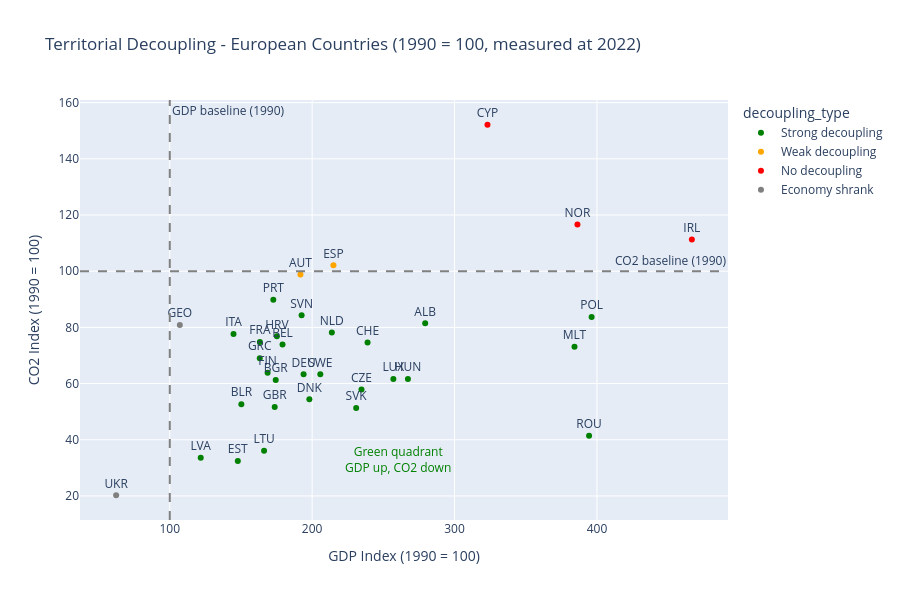

Notebook code cell kept with this figure:
### Code cell
# Finding countries with growing GDP and falling territorial CO2

latest = df_eu_indexed[df_eu_indexed['year'] == 2022].copy()
latest = latest.dropna(subset=['gdp_index', 'co2_index'])

# Classify countries
def classify_decoupling(row):
    gdp_grew = row['gdp_index'] > 120       # GDP grew more than 20%
    co2_fell = row['co2_index'] < 95        # CO2 fell more than 5%
    co2_stable = row['co2_index'] < 110     # CO2 roughly stable
    
    if gdp_grew and co2_fell:
        return 'Strong decoupling'
    elif gdp_grew and co2_stable:
        return 'Weak decoupling'
    elif gdp_grew:
        return 'No decoupling'
    else:
        return 'Economy shrank'

latest['decoupling_type'] = latest.apply(classify_decoupling, axis=1)

# Visualize
fig = px.scatter(
    latest,
    x='gdp_index',
    y='co2_index',
    color='decoupling_type',
    text='iso_code',
    title='Territorial Decoupling - European Countries (1990 = 100, measured at 2022)',
    labels={
        'gdp_index': 'GDP Index (1990 = 100)',
        'co2_index': 'CO2 Index (1990 = 100)'
    },
    color_discrete_map={
        'Strong decoupling': 'green',
        'Weak decoupling':   'orange',
        'No decoupling':     'red',
        'Economy shrank':    'gray'
    },
    height=600
)

# Reference lines
fig.add_hline(y=100, line_dash='dash', line_color='gray', annotation_text='CO2 baseline (1990)')
fig.add_vline(x=100, line_dash='dash', line_color='gray', annotation_text='GDP baseline (1990)')

# Green quadrant annotation
fig.add_annotation(
    x=260, y=33,
    text="Green quadrant<br>GDP up, CO2 down",
    showarrow=False,
    font=dict(color='green', size=12)
)

fig.update_traces(textposition='top center')
fig.show()

print("\nDecoupling classification:")
print(latest.groupby('decoupling_type')['country'].apply(list))

### Figure 1 — Plotly figure (JSON) as saved in the notebook; plotly's stock layout.template omitted (floating-point values rounded to 4 significant figures)
{"data": [{"hovertemplate": "decoupling_type=Strong decoupling<br>GDP Index (1990 = 100)=%{x}<br>CO2 Index (1990 = 100)=%{y}<br>iso_code=%{text}<extra></extra>", "legendgroup": "Strong decoupling", "marker": {"color": "green", "symbol": "circle"}, "mode": "markers+text", "name": "Strong decoupling", "orientation": "v", "showlegend": true, "text": ["ALB", "BEL", "BGR", "BLR", "CHE", "CZE", "DEU", "DNK", "EST", "FIN", "FRA", "GBR", "GRC", "HRV", "HUN", "ITA", "LTU", "LUX", "LVA", "MLT", "NLD", "POL", "PRT", "ROU", "SVK", "SVN", "SWE"], "textposition": "top center", "type": "scatter", "x": [279.4, 179.2, 174.4, 150.3, 238.9, 234.6, 194.0, 198.0, 147.8, 168.7, 163.3, 173.7, 163.2, 175.2, 267.2, 144.8, 166.2, 257.0, 121.7, 384.2, 213.8, 396.2, 172.7, 394.5, 230.9, 192.6, 205.7], "xaxis": "x", "y": [81.47, 73.89, 61.24, 52.67, 74.64, 57.86, 63.31, 54.4, 32.42, 63.84, 74.78, 51.69, 69.04, 76.84, 61.65, 77.61, 36.08, 61.6, 33.61, 73.09, 78.21, 83.67, 89.87, 41.46, 51.34, 84.31, 63.29], "yaxis": "y"}, {"hovertemplate": "decoupling_type=Weak decoupling<br>GDP Index (1990 = 100)=%{x}<br>CO2 Index (1990 = 100)=%{y}<br>iso_code=%{text}<extra></extra>", "legendgroup": "Weak decoupling", "marker": {"color": "orange", "symbol": "circle"}, "mode": "markers+text", "name": "Weak decoupling", "orientation": "v", "showlegend": true, "text": ["AUT", "ESP"], "textposition": "top center", "type": "scatter", "x": [191.8, 214.9], "xaxis": "x", "y": [98.81, 102.1], "yaxis": "y"}, {"hovertemplate": "decoupling_type=No decoupling<br>GDP Index (1990 = 100)=%{x}<br>CO2 Index (1990 = 100)=%{y}<br>iso_code=%{text}<extra></extra>", "legendgroup": "No decoupling", "marker": {"color": "red", "symbol": "circle"}, "mode": "markers+text", "name": "No decoupling", "orientation": "v", "showlegend": true, "text": ["CYP", "IRL", "NOR"], "textposition": "top center", "type": "scatter", "x": [323.1, 466.6, 386.3], "xaxis": "x", "y": [152.1, 111.3, 116.6], "yaxis": "y"}, {"hovertemplate": "decoupling_type=Economy shrank<br>GDP Index (1990 = 100)=%{x}<br>CO2 Index (1990 = 100)=%{y}<br>iso_code=%{text}<extra></extra>", "legendgroup": "Economy shrank", "marker": {"color": "gray", "symbol": "circle"}, "mode": "markers+text", "name": "Economy shrank", "orientation": "v", "showlegend": true, "text": ["GEO", "UKR"], "textposition": "top center", "type": "scatter", "x": [107.1, 62.34], "xaxis": "x", "y": [80.81, 20.25], "yaxis": "y"}], "layout": {"annotations": [{"showarrow": false, "text": "CO2 baseline (1990)", "x": 1, "xanchor": "right", "xref": "x domain", "y": 100, "yanchor": "bottom", "yref": "y"}, {"showarrow": false, "text": "GDP baseline (1990)", "x": 100, "xanchor": "left", "xref": "x", "y": 1, "yanchor": "top", "yref": "y domain"}, {"font": {"color": "green", "size": 12}, "showarrow": false, "text": "Green quadrant<br>GDP up, CO2 down", "x": 260, "y": 33}], "height": 600, "legend": {"title": {"text": "decoupling_type"}, "tracegroupgap": 0}, "shapes": [{"line": {"color": "gray", "dash": "dash"}, "type": "line", "x0": 0, "x1": 1, "xref": "x domain", "y0": 100, "y1": 100, "yref": "y"}, {"line": {"color": "gray", "dash": "dash"}, "type": "line", "x0": 100, "x1": 100, "xref": "x", "y0": 0, "y1": 1, "yref": "y domain"}], "title": {"text": "Territorial Decoupling - European Countries (1990 = 100, measured at 2022)"}, "xaxis": {"anchor": "y", "domain": [0, 1], "title": {"text": "GDP Index (1990 = 100)"}}, "yaxis": {"anchor": "x", "domain": [0, 1], "title": {"text": "CO2 Index (1990 = 100)"}}}}
